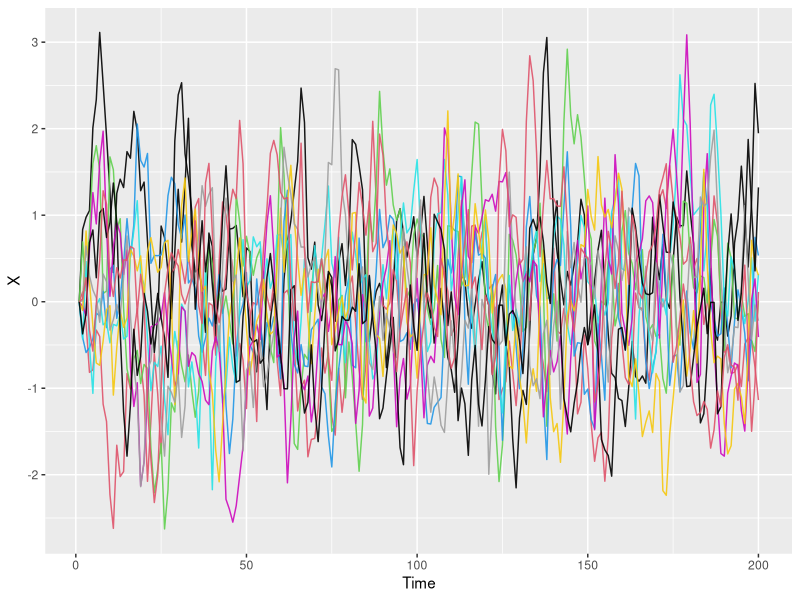
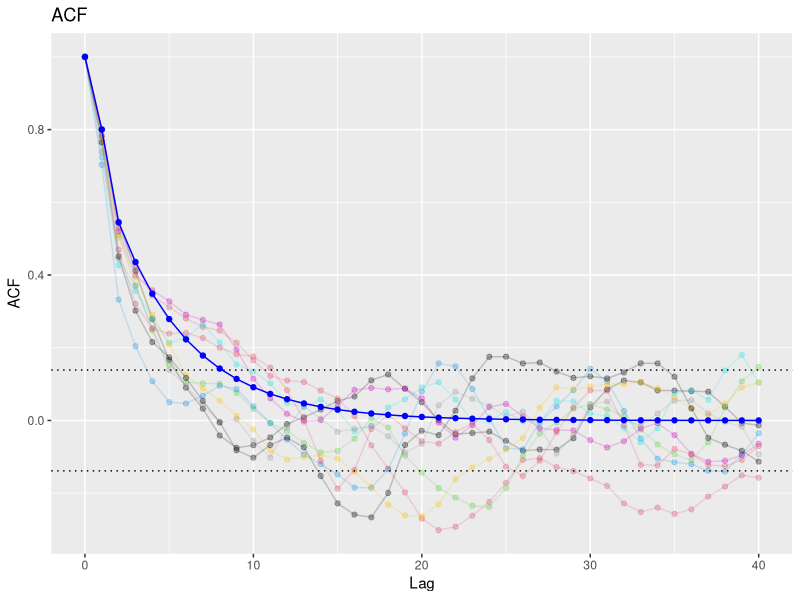
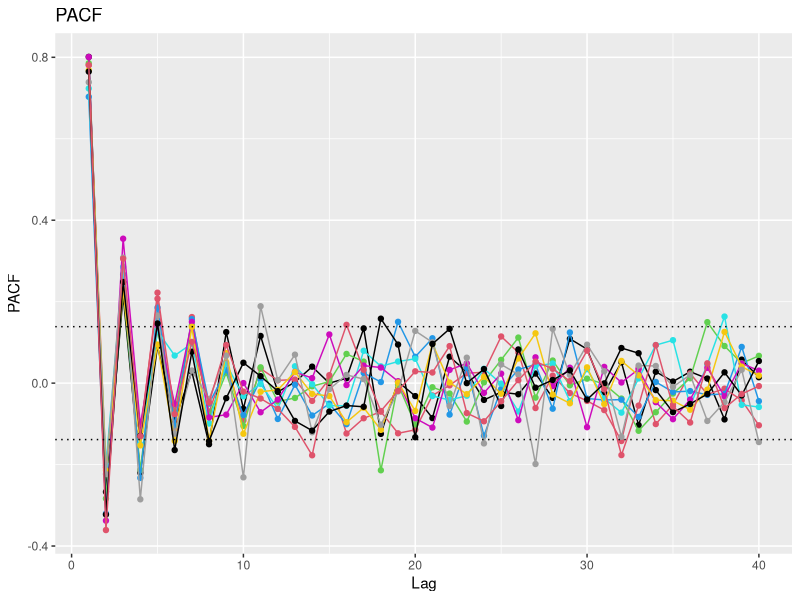
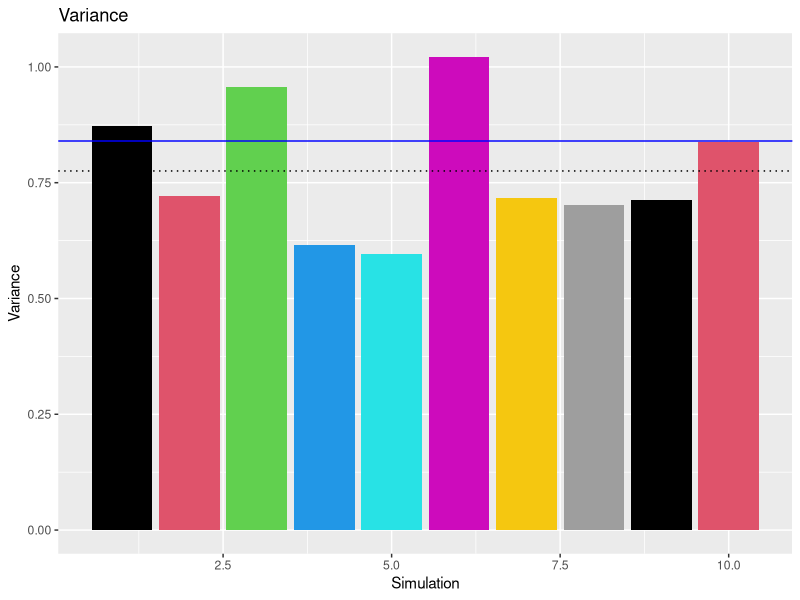
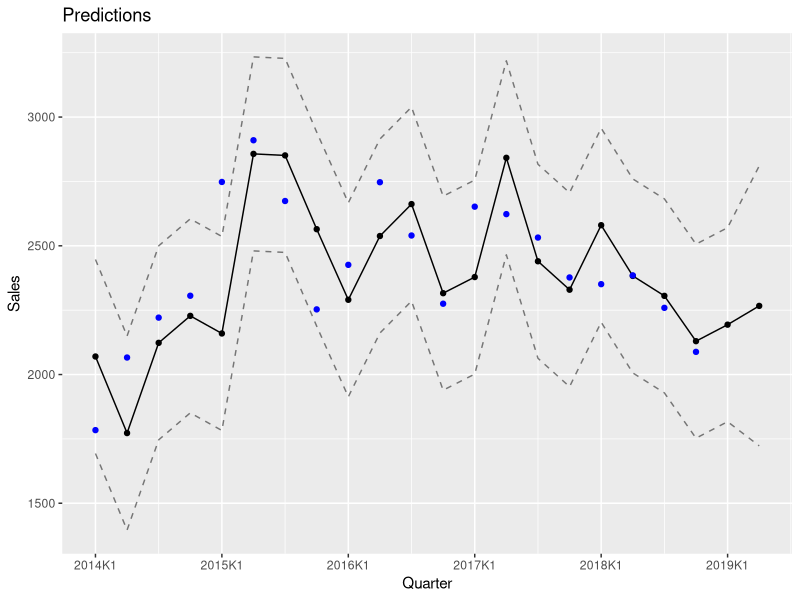

These figures' R source, in order:
## ---- chunk 1
# Disable inclusion of code chunks in the output
knitr::opts_chunk$set(echo = FALSE)
library("ggplot2")

set.seed(1337)
## ---- chunk 2
n_obs <- 200
n_sim <- 10

sigma <- 0.4

phi <- c(-0.8)
p <- length(phi)

theta <- c(0.8, -0.5)
q <- length(theta)

X_sim <- replicate(n_sim, {
  # Create noise
  epsilon <- rnorm(n_obs + q, 0, sigma)

  # Create vector for X
  X <- rep(0, n_obs)

  for (t in seq(2, n_obs)) {
    X[t] <- -phi[1] * X[t - 1] + epsilon[t + q] + theta[1] * epsilon[t + q - 1] + theta[2] * epsilon[t + q - 2]
  }

  # Return X
  X
})


# Plot all simulations
# plot.ts(X_sim)
# Plot all simulations

sim_plot <- ggplot(mapping = aes(x = seq(1, n_obs))) +
  labs(x = "Time", y = "X")

for (i in seq(1, n_sim)) {
  sim_plot <- local({
    j <- i
    sim_plot +
      geom_line(aes(y = X_sim[, j]), stat = "identity", alpha = 0.9, col = j)
      # + geom_point(aes(y = X_sim[, j]), stat = "identity", alpha = 0.3, col = j)
  })
}

sim_plot
## ---- chunk 3
n_lag <- 40

# Empirical ACF
acf_matrix <- matrix(0, nrow = n_lag+1, ncol = n_sim)
for (i in seq(1, n_sim)) {
  acf_matrix[, i] <- acf(X_sim[, i], lag.max = n_lag, type = c("correlation"), plot = FALSE)$acf
}

# Theoretical ACF
acf_theo <- rep(0, n_lag + 1)
acf_theo[1] <- 0.84
acf_theo[2] <- 0.672
acf_theo[3] <- 0.4576
for (k in seq(3, n_lag)) {
  acf_theo[k + 1] <- -phi[1] * acf_theo[k]
}

acf_theo <- acf_theo / acf_theo[1]


# Plot
# NOTE: Significance level from 
acf_sig_level <- qnorm((1 + 0.95) / 2) / sqrt(sum(!is.na(X_sim[, 1])))


acf_plot <- ggplot(mapping = aes(x = seq(0, n_lag)))

for (i in seq(1, n_sim)) {
  acf_plot <- local({
    j <- i
    acf_plot +
      geom_line(aes(y = acf_matrix[, j]), stat = "identity", alpha = 0.2, col = j) +
      geom_point(aes(y = acf_matrix[, j]), stat = "identity", alpha = 0.3, col = j)
  })
}

acf_plot <- acf_plot +
  geom_hline(yintercept = acf_sig_level, linetype = "dotted") +
  geom_hline(yintercept = -acf_sig_level, linetype = "dotted") + 
  geom_line(aes(y = acf_theo), stat = "identity", color = "blue") +
  geom_point(aes(y = acf_theo), stat = "identity", color = "blue") +
  labs(title = "ACF", x = "Lag", y = "ACF")

acf_plot
## ---- chunk 4
pacf_matrix <- matrix(0, nrow = n_lag, ncol = n_sim)
for (i in seq(1, n_sim)) {
  pacf_matrix[, i] <- pacf(X_sim[, i], lag.max = n_lag, type = c("correlation"), plot = FALSE)$acf
}


pacf_plot <- ggplot(mapping = aes(x = seq(1, n_lag)))

for (i in seq(1, n_sim)) {
  pacf_plot <- local({
    j <- i
    pacf_plot +
      geom_line(aes(y = pacf_matrix[, j]), stat = "identity", col = j) +
      geom_point(aes(y = pacf_matrix[, j]), stat = "identity", col = j)
  })
}

pacf_plot <- pacf_plot +
  geom_hline(yintercept = acf_sig_level, linetype = "dotted") +
  geom_hline(yintercept = -acf_sig_level, linetype = "dotted") + 
  labs(title = "PACF", x = "Lag", y = "PACF")

pacf_plot
## ---- chunk 5
X_sim_var <- apply(X_sim, 2, var)

var_plot <- ggplot(mapping = aes(x = seq(1, n_sim), y = X_sim_var)) +
  geom_bar(stat = "identity", fill = 1:n_sim) +
  geom_hline(yintercept = 0.84, col = "blue") +
  geom_hline(yintercept = mean(X_sim_var), linetype = "dotted") +
  labs(title = "Variance", x = "Simulation", y = "Variance")

var_plot
## ---- chunk 6
# Load A2_sales.txt data
sales <- read.table("A2_sales.txt", header = TRUE, sep = " ")
mu <- 2070
sigma <- sqrt(36963)

phi <- c(-1.04, 0.2, 0, -0.86, 1.04*0.86, -0.2*0.86)
p <- length(phi)
theta_4 <- -0.42

# NOTE: Last entry is to simplify loop
y_true <- c(rep(mu, p), sales$Sales, 999999999999999)
# NOTE: Adding 1 for the t+1 prediction
y_pred <- rep(0, length(sales$Sales) + p + 1)
eps <- rep(0, length(sales$Sales) + p + 1)

for (i in (p+1):length(y_pred)) {
    y_pred[i] <- sum(-phi * rev(y_true[(i - p):(i - 1)]-mu)) + theta_4 * eps[i - 4] + mu
    # NOTE: The last eps calculation is invalid as it makes use of unseen data.
    eps[i] <- y_true[i] - y_pred[i]
}


# Make vectors valid again and make final predictions
y_pred <- y_pred[(p+1):length(y_pred)]
y_pred_var <- rep(sigma^2, length(y_pred))
eps <- eps[(p+1):(length(eps)-1)]

y_pred_2 <- sum(-phi * (c(tail(y_pred, n = 1), rev(tail(sales$Sales, n = p - 1))) - mu)) + theta_4 * eps[length(eps) - 2] + mu
y_pred_2_var <- phi[1]^2 * sigma^2 + sigma^2

y_pred <- c(y_pred, y_pred_2)
y_pred_var <- c(y_pred_var, y_pred_2_var)

y_pred_quantile <- qnorm(c(0.025, 0.975))
y_pred_conf_upper <- y_pred + y_pred_quantile[2] * sqrt(y_pred_var)
y_pred_conf_lower <- y_pred + y_pred_quantile[1] * sqrt(y_pred_var)
## ---- chunk 7
pred_axis_seq <- seq(1, length(y_pred), 4)
pred_axis <- c(sales$Quarter, "2019K1", "2019K2")[pred_axis_seq]
y_pred_seq <- seq_along(y_pred)
y_true_seq <- seq_along(sales$Sales)

# Plot predictions and true values
pred_plot <- ggplot() +
  geom_line(mapping = aes(x = y_pred_seq, y = y_pred), stat = "identity") +
  geom_point(mapping = aes(x = y_pred_seq, y = y_pred), stat = "identity") +
  geom_line(mapping = aes(x = y_pred_seq, y = y_pred_conf_upper), alpha = 0.5, linetype = "dashed", stat = "identity") +
  geom_line(mapping = aes(x = y_pred_seq, y = y_pred_conf_lower), alpha = 0.5, linetype = "dashed", stat = "identity") +
  geom_point(mapping = aes(x = y_true_seq, y = sales$Sales), col = "blue", stat = "identity") +
  # Set labels
  scale_x_continuous(breaks = pred_axis_seq, labels = pred_axis) +
  labs(title = "Predictions", x = "Quarter", y = "Sales")

pred_plot
